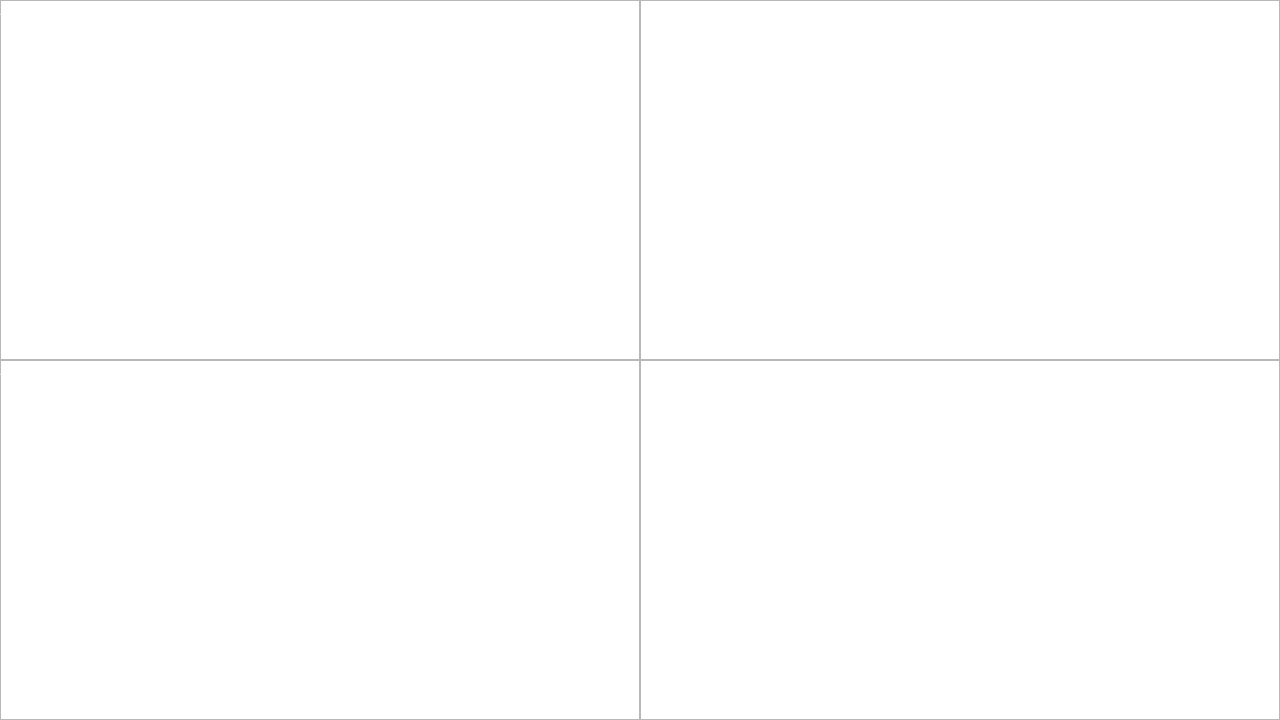
<?xml version="1.0" encoding="UTF-8"?>
<ui version="4.0">
 <class>MainWindow</class>
 <widget class="QMainWindow" name="MainWindow">
  <property name="geometry">
   <rect>
    <x>0</x>
    <y>0</y>
    <width>1280</width>
    <height>720</height>
   </rect>
  </property>
  <property name="windowTitle">
   <string>MainWindow</string>
  </property>
  <widget class="QWidget" name="centralwidget">
   <widget class="QGraphicsView" name="topLeftGraphicsView">
    <property name="geometry">
     <rect>
      <x>0</x>
      <y>0</y>
      <width>640</width>
      <height>360</height>
     </rect>
    </property>
    <property name="verticalScrollBarPolicy">
     <enum>Qt::ScrollBarAlwaysOff</enum>
    </property>
    <property name="horizontalScrollBarPolicy">
     <enum>Qt::ScrollBarAlwaysOff</enum>
    </property>
   </widget>
   <widget class="QLabel" name="topLeftAirTemp">
    <property name="geometry">
     <rect>
      <x>0</x>
      <y>0</y>
      <width>490</width>
      <height>20</height>
     </rect>
    </property>
    <property name="font">
     <font>
      <family>Arial</family>
      <pointsize>10</pointsize>
      <weight>75</weight>
      <bold>true</bold>
     </font>
    </property>
    <property name="styleSheet">
     <string notr="true">color: white;</string>
    </property>
    <property name="text">
     <string>Air temp: 0 C</string>
    </property>
   </widget>
   <widget class="QLabel" name="topLeftRoadTemp">
    <property name="geometry">
     <rect>
      <x>490</x>
      <y>0</y>
      <width>150</width>
      <height>20</height>
     </rect>
    </property>
    <property name="font">
     <font>
      <family>Arial</family>
      <pointsize>10</pointsize>
      <weight>75</weight>
      <bold>true</bold>
     </font>
    </property>
    <property name="styleSheet">
     <string notr="true">color: white;</string>
    </property>
    <property name="text">
     <string>Road temp: 0 C</string>
    </property>
   </widget>
   <widget class="QLabel" name="lowLeftRoadTemp">
    <property name="geometry">
     <rect>
      <x>490</x>
      <y>360</y>
      <width>150</width>
      <height>20</height>
     </rect>
    </property>
    <property name="font">
     <font>
      <family>Arial</family>
      <pointsize>10</pointsize>
      <weight>75</weight>
      <bold>true</bold>
     </font>
    </property>
    <property name="styleSheet">
     <string notr="true">color: white;</string>
    </property>
    <property name="text">
     <string>Road temp: 0 C</string>
    </property>
   </widget>
   <widget class="QLabel" name="lowLeftAirTemp">
    <property name="geometry">
     <rect>
      <x>0</x>
      <y>360</y>
      <width>490</width>
      <height>20</height>
     </rect>
    </property>
    <property name="font">
     <font>
      <family>Arial</family>
      <pointsize>10</pointsize>
      <weight>75</weight>
      <bold>true</bold>
     </font>
    </property>
    <property name="styleSheet">
     <string notr="true">color: white;</string>
    </property>
    <property name="text">
     <string>Air temp: 0 C</string>
    </property>
   </widget>
   <widget class="QGraphicsView" name="lowLeftGraphicsView">
    <property name="geometry">
     <rect>
      <x>0</x>
      <y>360</y>
      <width>640</width>
      <height>360</height>
     </rect>
    </property>
    <property name="verticalScrollBarPolicy">
     <enum>Qt::ScrollBarAlwaysOff</enum>
    </property>
    <property name="horizontalScrollBarPolicy">
     <enum>Qt::ScrollBarAlwaysOff</enum>
    </property>
   </widget>
   <widget class="QLabel" name="topRightRoadTemp">
    <property name="geometry">
     <rect>
      <x>1130</x>
      <y>0</y>
      <width>150</width>
      <height>20</height>
     </rect>
    </property>
    <property name="font">
     <font>
      <family>Arial</family>
      <pointsize>10</pointsize>
      <weight>75</weight>
      <bold>true</bold>
     </font>
    </property>
    <property name="styleSheet">
     <string notr="true">color: white;</string>
    </property>
    <property name="text">
     <string>Road temp: 0 C</string>
    </property>
   </widget>
   <widget class="QLabel" name="topRightAirTemp">
    <property name="geometry">
     <rect>
      <x>642</x>
      <y>0</y>
      <width>488</width>
      <height>20</height>
     </rect>
    </property>
    <property name="font">
     <font>
      <family>Arial</family>
      <pointsize>10</pointsize>
      <weight>75</weight>
      <bold>true</bold>
     </font>
    </property>
    <property name="styleSheet">
     <string notr="true">color: white;</string>
    </property>
    <property name="text">
     <string>Air temp: 0 C</string>
    </property>
   </widget>
   <widget class="QGraphicsView" name="topRightGraphicsView">
    <property name="geometry">
     <rect>
      <x>640</x>
      <y>0</y>
      <width>640</width>
      <height>360</height>
     </rect>
    </property>
    <property name="styleSheet">
     <string notr="true"/>
    </property>
    <property name="verticalScrollBarPolicy">
     <enum>Qt::ScrollBarAlwaysOff</enum>
    </property>
    <property name="horizontalScrollBarPolicy">
     <enum>Qt::ScrollBarAlwaysOff</enum>
    </property>
   </widget>
   <widget class="QGraphicsView" name="lowRightGraphicsView">
    <property name="geometry">
     <rect>
      <x>640</x>
      <y>360</y>
      <width>640</width>
      <height>360</height>
     </rect>
    </property>
    <property name="verticalScrollBarPolicy">
     <enum>Qt::ScrollBarAlwaysOff</enum>
    </property>
    <property name="horizontalScrollBarPolicy">
     <enum>Qt::ScrollBarAlwaysOff</enum>
    </property>
   </widget>
   <widget class="QLabel" name="lowRightAirTemp">
    <property name="geometry">
     <rect>
      <x>642</x>
      <y>360</y>
      <width>488</width>
      <height>20</height>
     </rect>
    </property>
    <property name="font">
     <font>
      <family>Arial</family>
      <pointsize>10</pointsize>
      <weight>75</weight>
      <bold>true</bold>
     </font>
    </property>
    <property name="styleSheet">
     <string notr="true">color: white;</string>
    </property>
    <property name="text">
     <string>Air temp: 0 C</string>
    </property>
   </widget>
   <widget class="QLabel" name="lowRightRoadTemp">
    <property name="geometry">
     <rect>
      <x>1130</x>
      <y>360</y>
      <width>150</width>
      <height>20</height>
     </rect>
    </property>
    <property name="font">
     <font>
      <family>Arial</family>
      <pointsize>10</pointsize>
      <weight>75</weight>
      <bold>true</bold>
     </font>
    </property>
    <property name="styleSheet">
     <string notr="true">color: white;</string>
    </property>
    <property name="text">
     <string>Road temp: 0 C</string>
    </property>
   </widget>
   <zorder>topRightGraphicsView</zorder>
   <zorder>lowLeftGraphicsView</zorder>
   <zorder>topLeftGraphicsView</zorder>
   <zorder>topLeftAirTemp</zorder>
   <zorder>topLeftRoadTemp</zorder>
   <zorder>lowRightGraphicsView</zorder>
   <zorder>lowRightAirTemp</zorder>
   <zorder>lowRightRoadTemp</zorder>
   <zorder>lowLeftRoadTemp</zorder>
   <zorder>lowLeftAirTemp</zorder>
   <zorder>topRightRoadTemp</zorder>
   <zorder>topRightAirTemp</zorder>
  </widget>
 </widget>
 <resources/>
 <connections/>
</ui>
